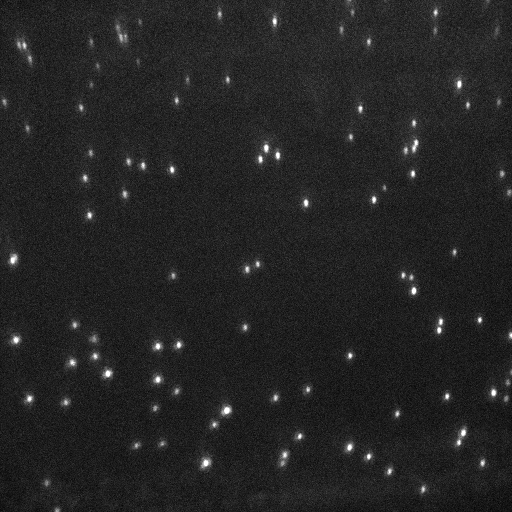
#> input picture beads/100x/680.tif, 512 x 512 px
$ python wavelength_calculation.py
#> lines starting #> are read from the running program, lines starting #| are printed output that depends on the picture
# -*- coding: utf-8 -*-
"""
Created on Sat Aug 15 12:32:33 2015

@author: Andre
"""
#import seaborn as sns
#sns.set()
import matplotlib.pyplot as plt
import numpy as np
from mpl_toolkits.mplot3d import Axes3D
import scipy.optimize as sp
from skimage.feature import peak_local_max
from PIL import Image
from scipy import sparse
from scipy.spatial import distance


plt.close('all')
#####################################################################################
def twoD_Gaussian(x_y, offset, amplitude, xo, yo, sigma_x, sigma_y, theta):
    x, y = x_y
    xo = float(xo)
    yo = float(yo)
    a = (np.cos(theta)**2)/(2*sigma_x**2) + (np.sin(theta)**2)/(2*sigma_y**2)
    b = -(np.sin(2*theta))/(4*sigma_x**2) + (np.sin(2*theta))/(4*sigma_y**2)
    c = (np.sin(theta)**2)/(2*sigma_x**2) + (np.cos(theta)**2)/(2*sigma_y**2)
    g = offset + amplitude*np.exp( - (a*((x-xo)**2) + 2*b*(x-xo)*(y-yo)
                            + c*((y-yo)**2)))
    return g.ravel()

###################################################################################
imagesFiles = [ '680.tif',  'red.tif', 'green.tif']

image = Image.open(imagesFiles[0])
#> image is the input picture: PIL image 512x512 I;16; min 1970, max 15969, mean 3974.7
im_red = Image.open(imagesFiles[1])
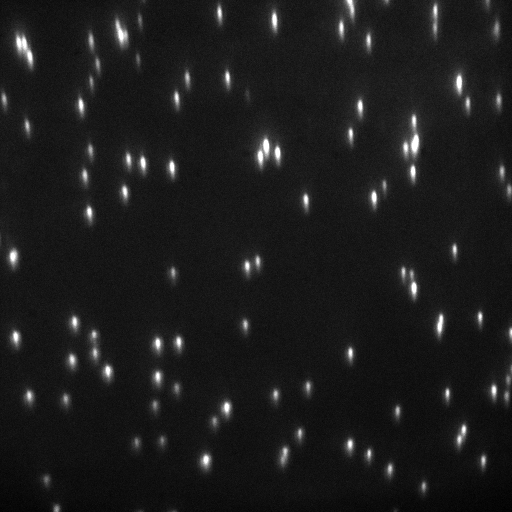
#> input picture beads/100x/red.tif, 512 x 512 px
#> im_red is the input picture: PIL image 512x512 I;16; min 1590, max 15987, mean 3192.3
im_green = Image.open(imagesFiles[2])
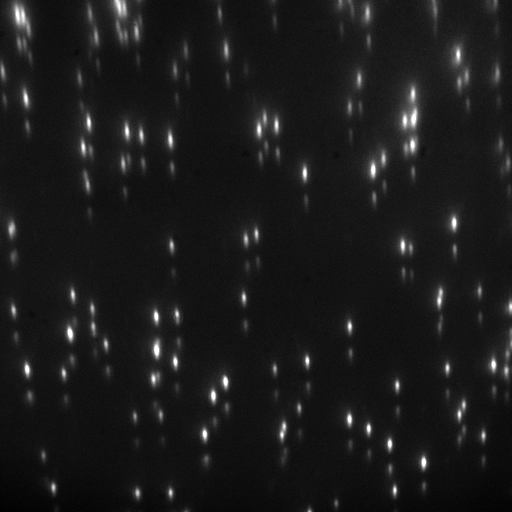
#> input picture beads/100x/green.tif, 512 x 512 px
#> im_green is the input picture: PIL image 512x512 I;16; min 1458, max 15980, mean 2997.9

image = np.array(image)

#Check treshold, otherwise it may find more than one peak
thr_base = np.max(image)-10*np.std(image)
#> thr_base = 6314.5
peaks_base = peak_local_max(image, min_distance=10, threshold_abs=thr_base)
#> peaks_base = 86 pairs, first value 12 to 489, second value 12 to 498
peaks_base[:,0], peaks_base[:,1] = peaks_base[:,1], peaks_base[:,0].copy()

#if points are to close to the borders dont consider it
delete_base = []
for i,points in enumerate(peaks_base):
    if points[1]-40<0:                             #if point is too close to the top
        delete_base.append(i)
    elif points[1] + 40 >512:
        delete_base.append(i)
    if points[0] + 10 > 512:                           #if point is too close to the right
        delete_base.append(i)
    if points[0] - 10 < 0:
        delete_base.append(i)
#> this loop made 86 passes
#> points on passes 1 to 12: [274, 20], [458, 82], [416, 141], [265, 146], [277, 153], [260, 157], [143, 165], [171, 168], [412, 172], [373, 198], [305, 201], [89, 215]
#> after the loop, delete_base = [0, 42, 46, 62, 67, 71, 73, 76, 77, 82, 84]
peaks_base = np.delete(peaks_base, delete_base, 0)
#> peaks_base = 75 pairs, first value 12 to 498, second value 41 to 472
print(str(peaks_base.shape[0]) + ' 680 peaks')
#| 75 680 peaks

#plot image and detected peaks
plt.figure(1)
plt.imshow(image)
plt.grid('off')
plt.scatter(peaks_base[:,0], peaks_base[:,1], facecolor='none', edgecolor="white")

##############################################################################
im_red = np.array(im_red)


# [23 lines of commented-out code are left out]
im_green = np.array(im_green)

# [21 lines of commented-out code are left out]

base_centers = np.empty((0,2))
base_centers_trans = np.empty((0,2)) #trans is in the coordinate system of the masked image below

#if a detected color is to far from the reference peak we need to increase the y box height
box = 20
box_y_top = 40
box_y_bot = 20

rows_y = box_y_top + box_y_bot
rows_y += 1
sumBase = np.empty((rows_y, peaks_base.shape[0])) #empty matrix to hold the collapsed sum of images/spectra

for i, peaks in enumerate(peaks_base):

    xmin = peaks[0] - box/2
    xmax = peaks[0] + box/2
    ymin = peaks[1] - box_y_top
    ymax = peaks[1] + box_y_bot

    x = np.arange(xmin, xmax,1)
    y = np.arange(ymin, ymax+1,1)

    X, Y = np.meshgrid(x,y) #note: meshgrid is needed to use an asymetric grid with plot_surface, I tried mgrid and it didn't work.

    imageMask =  image[int(np.min(y)):int(np.max(y))+1, int(np.min(x)):int(np.max(x))+1] #to mask it correctly we have to invert X and Y here
    imageMaskcopy =  np.copy(image)[int(np.min(y)):int(np.max(y))+1, int(np.min(x)):int(np.max(x))+1] #copy to do calculation in masked image coordinates
    sumBaseTemp = np.sum(imageMaskcopy, axis=1) #collapse the x direction to get spectra along y direction
    sumBase[:,i] = sumBaseTemp

    ig = (np.min(imageMask), np.max(imageMask) , peaks[1]+0.5, peaks[0]+0.5, 2.0, 2.0, 0.0) #0.5 used to force fit because peaks were to close to the fit
    inpars, pcov = sp.curve_fit(twoD_Gaussian,(Y,X), imageMask.ravel(), p0=ig, maxfev=20000)
    fit3 = twoD_Gaussian((Y, X), *inpars).reshape(X.shape[0], Y.shape[1])

    base_centers = np.append (base_centers, [[inpars[2], inpars[3]]], axis=0)
    base_centers_trans = np.append (base_centers_trans, [[inpars[2]-ymin, inpars[3]-xmin]], axis=0) #parameters minx ymin and xmin to translate
#> this loop made 75 passes
#> (peaks, xmin, xmax, ymin, ymax, ig) on pass 1: ([458, 82], 448, 468, 42, 102, (3082, 15969, 82.5, 458.5, 2, 2, 0))
                                                                                                    # [11 lines of commented-out code are left out]


base_centers_temp = []
base_centers_trans_temp = []

for i,row in enumerate(base_centers):
    if i == base_centers.shape[0]-1:
        break
    else:
        dist_cell = np.linalg.norm(base_centers[i]-base_centers[i+1])
        if dist_cell>0.01:
            base_centers_temp.append([row[0], row[1]])
            base_centers_trans_temp.append([base_centers_trans[i][0], base_centers_trans[i][1]])
#> this loop made 75 passes
#> row on passes 1 to 12: [83.77, 458.8], [145.1, 414.6], [147.7, 265.8], [154.9, 277.3], [158.8, 260], [165.2, 142.7], [169.3, 171.6], [173.3, 412.5], [199.3, 373.6], [202.5, 305.5], [214.9, 89.16], [259.1, 12.93]

base_centers = np.array([base_centers_temp][0])
base_centers_trans = np.array([base_centers_trans_temp][0])
print(str(base_centers.shape[0]) + ' 680 peaks cleaned')
#| 74 680 peaks cleaned

#Test Peaks fitting
plt.figure(2)
plt.imshow(image)
plt.grid('off')
plt.scatter(peaks_base[:,0], peaks_base[:,1], facecolor='none', edgecolor="g")
plt.scatter(base_centers[:,1], base_centers[:,0], facecolor='none', edgecolor="r")

#######################################################################################################


#if a detected color is to far from the reference peak we need to increase the y box height
box = 20
box_y_top = 40
box_y_bot = 20

rows_y = box_y_top + box_y_bot
rows_y += 1


sumRed = np.empty((rows_y, peaks_base.shape[0]))

for i,peaks in enumerate(peaks_base):

    xmin = peaks[0] - box/2
    xmax = peaks[0] + box/2
    ymin = peaks[1] - box_y_top
    ymax = peaks[1] + box_y_bot

    X, Y = np.mgrid[xmin:xmax+1:, ymin:ymax+1]

    redMask =  im_red[int(np.min(Y)):int(np.max(Y))+1, int(np.min(X)):int(np.max(X))+1] #to mask it correctly we have to invert X and Y here
    redMaskcopy =  np.copy(im_red)[int(np.min(Y)):int(np.max(Y))+1, int(np.min(X)):int(np.max(X))+1]
    sumRedTemp = np.sum(redMaskcopy, axis=1)
    sumRed[:,i] = sumRedTemp
#> this loop made 75 passes
#> pass 1, `redMask =  im_red[int(np.min(Y)):int(np.max(Y))+1, int(np.min(X)):int(..`:
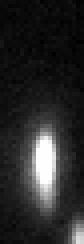
#> redMask: shape (61, 21) uint16 (shown 4 times larger); min 2667, max 15987, mean 4885; drawn with min black and max white
#> after the loop:
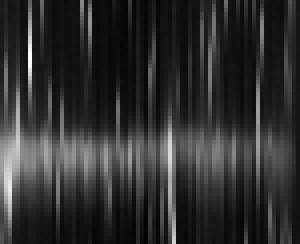
#> sumRed: shape (61, 75) float64 (shown 4 times larger); min 47407, max 243453, mean 84427.6; drawn with min black and max white

#######################################################################################################
box = 20
box_y_top = 40
box_y_bot = 20

rows_y = box_y_top + box_y_bot
rows_y += 1


sumGreen = np.empty((rows_y, peaks_base.shape[0]))

for i,peaks in enumerate(peaks_base):

    xmin = peaks[0] - box/2
    xmax = peaks[0] + box/2
    ymin = peaks[1] - box_y_top
    ymax = peaks[1] + box_y_bot


    X, Y = np.mgrid[xmin:xmax+1:, ymin:ymax+1]


    greenMask = im_green[int(np.min(Y)):int(np.max(Y))+1, int(np.min(X)):int(np.max(X))+1] #to mask it correctly we have to invert X and Y here

    greenMaskcopy =  np.copy(im_green)[int(np.min(Y)):int(np.max(Y))+1, int(np.min(X)):int(np.max(X))+1]
    sumGreenTemp = np.sum(greenMaskcopy, axis=1)
    sumGreen[:,i] = sumGreenTemp
#> this loop made 75 passes
#> pass 1, `greenMask = im_green[int(np.min(Y)):int(np.max(Y))+1, int(np.min(X)):i..`:
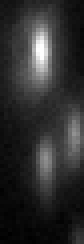
#> greenMask: shape (61, 21) uint16 (shown 4 times larger); min 2748, max 15980, mean 5160.8; drawn with min black and max white

#########################################################################################################
#Function to remove baseline by "Asymmetric Least Squares Smoothing" by P. Eilers and H. Boelens 2005
def baseline_als(y, lam, p, niter=10):
  L = len(y)
  D = sparse.csc_matrix(np.diff(np.eye(L), 2))
  w = np.ones(L)
  for i in range(niter):
    W = sparse.spdiags(w, 0, L, L)
    Z = W + lam * D.dot(D.transpose())
    z = sparse.linalg.spsolve(Z, w*y)
    w = p * (y > z) + (1-p) * (y < z)
  return z


#Wavelength Calculation
#coef comes from the calibration => coefficient of a 3rd order polynomial
coef = np.array([-4.48739898e-06,   1.68134622e-02,   3.86969998e+00,
         6.80000000e+02])
p = np.poly1d(coef)

#In this case there is some leaking between the channels and also because the mask box is big a lot of the
#masked image is background, setting this intervals to 0 takes care of this
sumGreen[30:-1,:] = 0
sumRed[0:30,:] = 0
sumBase[0:30,:] = 0
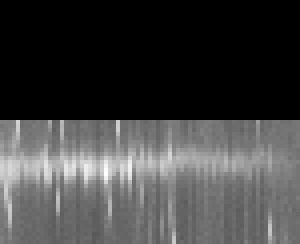
#> sumBase: shape (61, 75) float64 (shown 4 times larger); min 0, max 184870, mean 47471.3; drawn with min black and max white


#Tables to hold spectral mean for each channel
spectralMeanTableRed = np.empty((np.shape(base_centers_trans)[0],1))
spectralMeanTableGreen = np.empty((np.shape(base_centers_trans)[0],1))
spectralMeanTableBase = np.empty((np.shape(base_centers_trans)[0],1))


#for each center in the translated coordinate system of the masked image calculates the new wavelenght calibration
#by making the fitted center zero pixel displacement and applying the 3rd polynomial
for i, centers in enumerate(base_centers_trans):
    pixels = np.arange(0,rows_y,1)
    x_center = centers[1]
    y_center = centers[0]
    pixels_x = pixels - x_center
    pixels_y = pixels - y_center
    pixel_disp = p(pixels_y)


    sumNormRed = (sumRed[:,i]) /np.max(sumRed[:,i])
    sumNormGreen = (sumGreen[:,i]) /np.max(sumGreen[:,i])
    sumNormBase = (sumBase[:,i])/np.max(sumBase[:,i])

    #Spectral mean Calculation (wavelength average weighted by intensity)
    spectralMeanRed = np.sum(np.multiply(sumRed[:,i],pixel_disp))/np.sum(sumRed[:,i])

    spectralMeanGreen = np.sum(np.multiply(sumGreen[:,i],pixel_disp))/np.sum(sumGreen[:,i])

    spectralMeanBase = np.sum(np.multiply(sumBase[:,i],pixel_disp))/np.sum(sumBase[:,i])


    spectralMeanTableRed[i,0] = spectralMeanRed
    spectralMeanTableGreen[i,0] = spectralMeanGreen
    spectralMeanTableBase[i,0] = spectralMeanBase


    plt.figure(4)
    plt.scatter([680.0],spectralMeanRed )
    plt.scatter([580.0],spectralMeanGreen )
    plt.scatter([677.0],spectralMeanBase )
# [5 lines of commented-out code are left out]
    if i in [1, 10, 20, 30, 40, 50, 60, 70, 80, 90]:
        plt.figure()
    #        zz = baseline_als(sumRed[30:,i], 1000000, 0.0001)
    #        corre = sumRed[30:,i]-zz
    #        corre = corre/np.max(corre)
        plt.plot(pixel_disp[30:-1],sumNormRed[30:-1] , 'r')
        plt.plot(pixel_disp[0:30],sumNormGreen[0:30] , 'g')
#> this loop made 74 passes
#> centers on passes 1 to 12: [41.77, 10.77], [44.12, 8.6], [41.75, 10.78], [41.93, 10.3], [41.75, 10.01], [40.17, 9.67], [41.3, 10.63], [41.29, 10.51], [41.25, 10.56], [41.54, 10.51], [39.89, 10.16], [41.07, 10.93]
#        plt.xlim(640,720)
#        plt.ylim(0,1.2)
#
#Plot spectral mean for each color/dye
plt.figure(3)
plt.errorbar([580.0], np.mean(spectralMeanTableGreen),yerr=np.std(spectralMeanTableGreen), marker='o', markersize=5)
plt.errorbar([680.0], np.mean(spectralMeanTableRed), yerr=np.std(spectralMeanTableRed), marker='o', markersize=5)
plt.errorbar([680.0], np.mean(spectralMeanTableBase), yerr=np.std(spectralMeanTableBase), marker='o', markersize=5)
plt.xticks(np.arange(560,750,20))
plt.yticks(np.arange(560,750,20))
plt.xlim(570,700)
plt.ylim(580,720)
plt.grid('on')
plt.xlabel('Nominal Wavelength (nm)')
plt.ylabel('Spectral Mean (nm)')
#> figure, not shown here; curve peaks at x = 679.5, y = 1; curve peaks at x = 590.5, y = 1
#> figure, not shown here; curve peaks at x = 665.2, y = 1; curve peaks at x = 579.5, y = 1
#> figure, not shown here; curve peaks at x = 667.8, y = 1; curve peaks at x = 581.4, y = 1
#> figure, not shown here; curve peaks at x = 669, y = 1; curve peaks at x = 585.3, y = 1
#> figure, not shown here; curve peaks at x = 669, y = 1; curve peaks at x = 582.4, y = 1
#> figure, not shown here; curve peaks at x = 666.5, y = 1; curve peaks at x = 577.6, y = 1
#> figure, not shown here; curve peaks at x = 668.2, y = 1; curve peaks at x = 581.8, y = 1
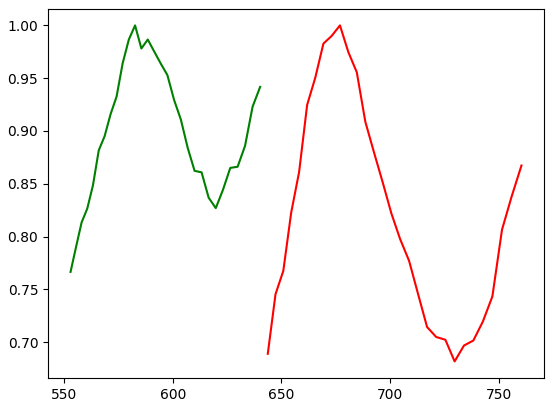
#> figure drawn by matplotlib, 1 panel; curve peaks at x = 676.9, y = 1; curve peaks at x = 582.6, y = 1
